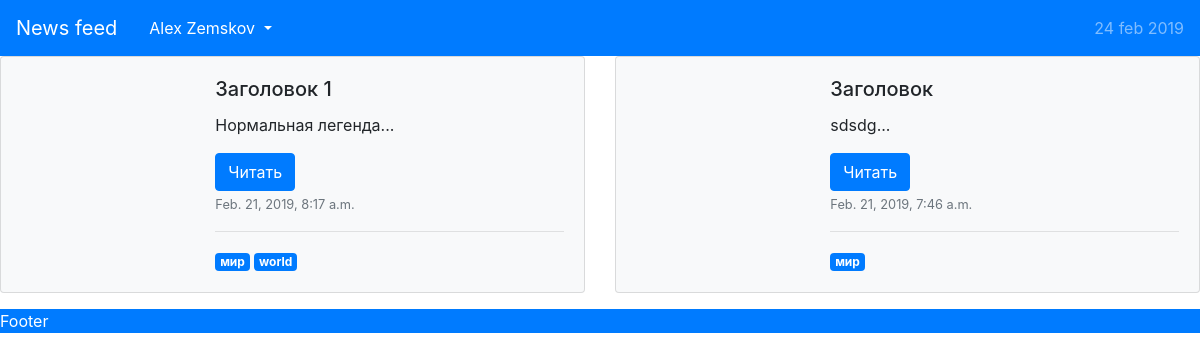
/articles/?tag=мир (signed in), run on the app's committed database.
### users/models.py (models this page shows, shortened)
class Article(models.Model):
	title = models.CharField(max_length=100)
	legend = models.CharField(max_length=300)
	description = models.TextField()
	author = models.ForeignKey(User, on_delete=models.CASCADE)
	time_published = models.DateTimeField(auto_now_add=True)
	time_edited = models.DateTimeField(auto_now=True)
	tags = models.ManyToManyField(
		Tag,
		related_name="articles",
		related_query_name="article",
		db_table="user_article_tags"
	)
	class Meta:
		ordering = ["-time_published"]

class Tag(models.Model):
	name = models.CharField(max_length=255, unique=True)

### users/views.py (the view)
# urls.py: re_path(r'^articles/$', views.tag_page),
def tag_page(request):
	tag = request.GET.get("tag", None)
	if tag is not None:
		articles = Article.objects.filter(tags__name=tag)
	else:
		articles = Article.objects.all()
	user = None
	id = request.session.get('_auth_user_id', None)
	if id is not None:
		user = User.objects.get(id=id)
	if user is None and request.method == "POST":
		user = authenticate(username=request.POST['login'], password=request.POST['pass'])
		if user is not None:
			login(request, user)
	return render(request, 'index.html', context={
		'articles': articles,
		'user': user,
		'header': header_data
	})

### templates/index.html (shortened to what this page needs)
{% extends "base.html" %}
{% block content %}
<div class="row">
{% for article in articles %}
		<div class="col-lg-6">
				<div class="card bg-light mb-3">
						<div class="row no-gutters">
								<div class="col-sm-4">
								</div>
								<div class="col-sm-8">
										<div class="card-body">
												<h5 class="card-title">{{ article.title }}</h5>
												<p class="card-text">{{ article.legend }}...</p>
												<button type="button" class="btn btn-primary" data-toggle="modal" data-target="#article{{ article.id }}">
														Читать
												</button>
												<p class="card-text"><small class="text-muted">{{ article.time_published }}</small></p>
												<hr>
												{% for tag in article.tags.all %}
												<a href="/articles/?tag={{ tag.name }}" class="badge badge-primary">{{ tag.name }}</a>
												{% endfor %}
										</div>
								</div>
						</div>
				</div>
		</div>
{% empty %}
<h2>Статей не найдено</h2>
{% endfor %}
</div>
{% endblock content %}

### templates/base.html (shortened to what this page needs)
<!DOCTYPE html>
{% load staticfiles %}
<html>
<head>
	<link rel="stylesheet" href="{% static 'css/style.css' %}" />
	<link rel="stylesheet" href="https://stackpath.bootstrapcdn.com/bootstrap/4.3.1/css/bootstrap.min.css">
	<link rel="stylesheet" href="https://use.fontawesome.com/releases/v5.7.2/css/all.css">
</head>
<body>
<div class="header">
	<nav class="navbar navbar-expand-lg navbar-dark bg-primary">
		<a class="navbar-brand" href="/">News feed</a>
		{% if user is None %}
		<div class="ml-auto">
			<button type="button" class="btn btn-primary mr-2" data-toggle="modal" data-target="#entry">
				<i class="far fa-user"></i>
			</button>
			<div class="modal fade" id="entry" tabindex="-1" role="dialog" aria-labelledby="modal-title" aria-hidden="true">
				<div class="modal-dialog modal-dialog-centered">
					<div class="modal-content">
						<div class="modal-header">
							<h5 class="modal-title" id="modal-title">Authorization</h5>
							<button type="button" class="close" data-dismiss="modal" aria-label="Close">
								<span aria-hidden="true">&times;</span>
							</button>
						</div>
						<div class="modal-body">
							<form method="post">
								{% csrf_token %}
								<div class="input-group flex-nowrap my-2">
									<div class="input-group-prepend">
										<span class="input-group-text" id="email-wrapping">@</span>
									</div>
									<input name="login" type="text" class="form-control" placeholder="Эл. Почта" aria-label="email" aria-describedby="email-wrapping">
								</div>
								<div class="input-group flex-nowrap my-2">
									<div class="input-group-prepend">
										<span class="input-group-text" id="pass-wrapping"><i class="fas fa-lock"></i></span>
									</div>
									<input name="pass" type="password" class="form-control" placeholder="Пароль" aria-label="email" aria-describedby="pass-wrapping">
								</div>
								<div class="form-group my-2">
									<button type="submit" class="form-control btn btn-primary">Войти</button>
								</div>
							</form>
							<h4 class="text-center">or</h4>
							<div class="text-center">
								{% for name_social in header.social %}
								<a class="btn btn-primary btn-lg text-white"><i class="fab fa-{{ name_social }}"></i></a>
								{% endfor %}
							</div>
						</div>
						<div class="modal-footer">
						</div>
					</div>
				</div>
			</div>
		</div>
		{% else %}
		<div class="dropdown ml-auto">
			<a class="nav-link text-white dropdown-toggle" href="#" id="userDropdown" role="button" data-toggle="dropdown" aria-haspopup="true" aria-expanded="false">
				{{ user.get_full_name }}
			</a>
		</div>
		{% endif %}
		<div class="collapse navbar-collapse" id="navbarNav">
			<ul class="navbar-nav ml-auto">
				<li class="nav-item">
					<span class="navbar-text">{% now "j b Y" %}</span>
				</li>
			</ul>
		</div>
	</nav>
</div>
<div class="content">{% block content%}Not found content{% endblock content %}</div>
<div class="footer text-white bg-primary">Footer</div>
</body>
</html>

### static/css/style.css (style rules this page uses)
body { font-family: Verdana; }

### data on the page
Article: title "Заголовок 1", legend "Нормальная легенда", time_published "Feb. 21, 2019, 8:17 a.m."
Tag: name "мир"
Tag: name "world"
Article: title "Заголовок", legend "sdsdg", time_published "Feb. 21, 2019, 7:46 a.m."

### other printed values
{{ user.get_full_name }} "Alex Zemskov"
